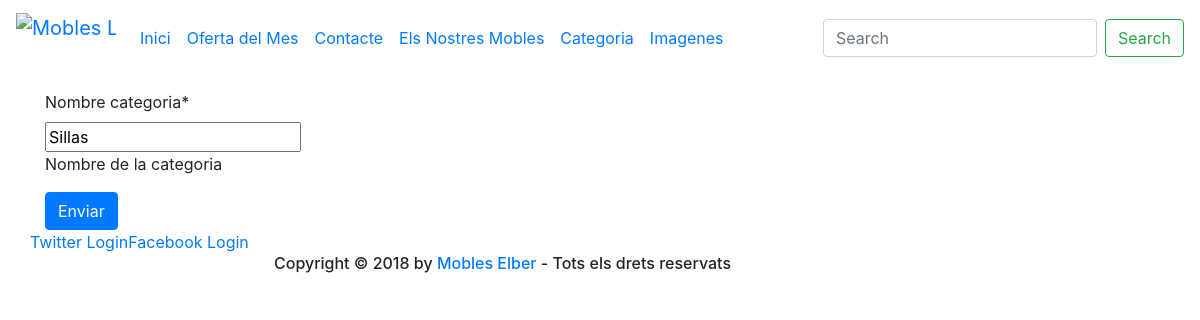
The app's page /muebles/editarcategoria/2/, older data.
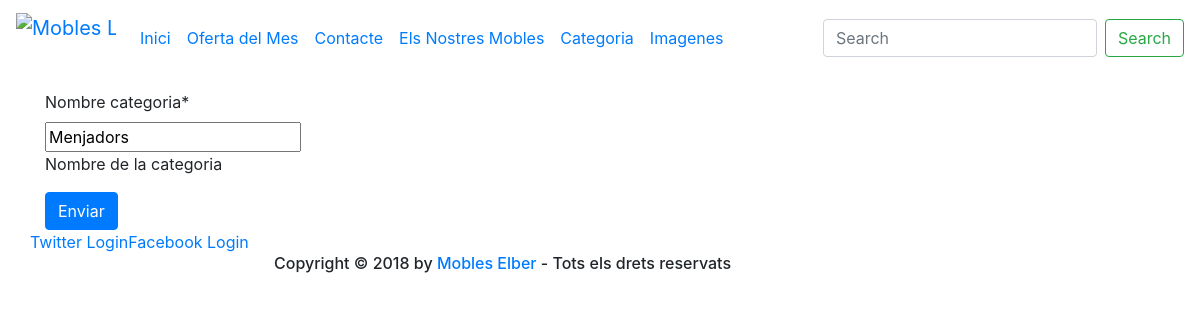
The same page, newer data.
### muebles/models.py (models this page shows, shortened)
class Categoria (models.Model):
    id = models.AutoField(primary_key = True, unique = True)
    nombre_categoria = models.CharField(max_length=(100),help_text="Nombre de la categoria")

### muebles/views.py (the view)
# urls.py: url(r'^editarcategoria/(?P<categoria_id>[0-9]+)/$', views.intro_edit_categoria, name='editar_categoria'),
def intro_edit_categoria(request, categoria_id=None):
    es_modificacio =(categoria_id!=None)
    categoriaForm =modelform_factory(Categoria,exclude=('id','usuario',))
    if es_modificacio:
            categoria = get_object_or_404(Categoria, id=categoria_id)
    else:
        categoria =Categoria()
    if request.method == 'POST':
        form = categoriaForm(request.POST,request.FILES,instance=categoria)
        if form.is_valid():
            form.instance.usuario = request.user
            categoria = form.save()
            if(es_modificacio):
                messages.add_message(request, messages.SUCCESS, 'Modificado correctamente')
            else:
                messages.add_message(request, messages.SUCCESS, 'Creado correctamente ')
            return HttpResponseRedirect(reverse('muebles:ver_categorias'))
        else:
            if(es_modificacio):
                messages.add_message(request, messages.ERROR, 'Error en la modificacion de la categoria')
            else:
                messages.add_message(request, messages.ERROR, 'Error en crear la categoria')
    else:
        form = categoriaForm(instance=categoria)
    form.helper = FormHelper()
    form.helper.form_class = 'form-horizontal col-md-8 col-md-offset-2'
    form.helper.label_class = 'col-lg-3'
    form.helper.field_class = 'col-lg-8 col-md-8'
    form.helper.add_input(Submit('submit', 'Enviar'))
    return render(request, 'formulario.html', {'form': form, 'categoria':categoria})

### templates/formulario.html
{%extends 'base.html' %}
{% load crispy_forms_tags %}
{%block content%}
    <div class="row">
        {% crispy form %}
    </div>
    <div class="row">
        <a href="{% url 'social:begin' 'twitter' %}"> Twitter Login</a>
        <a href="{% url 'social:begin' 'facebook' %}"> Facebook Login</a>
    </div>
{%endblock content%}

Row changes from the older to the newer data that the page shows:
changed Categoria: nombre_categoria "Sillas" → "Menjadors"
